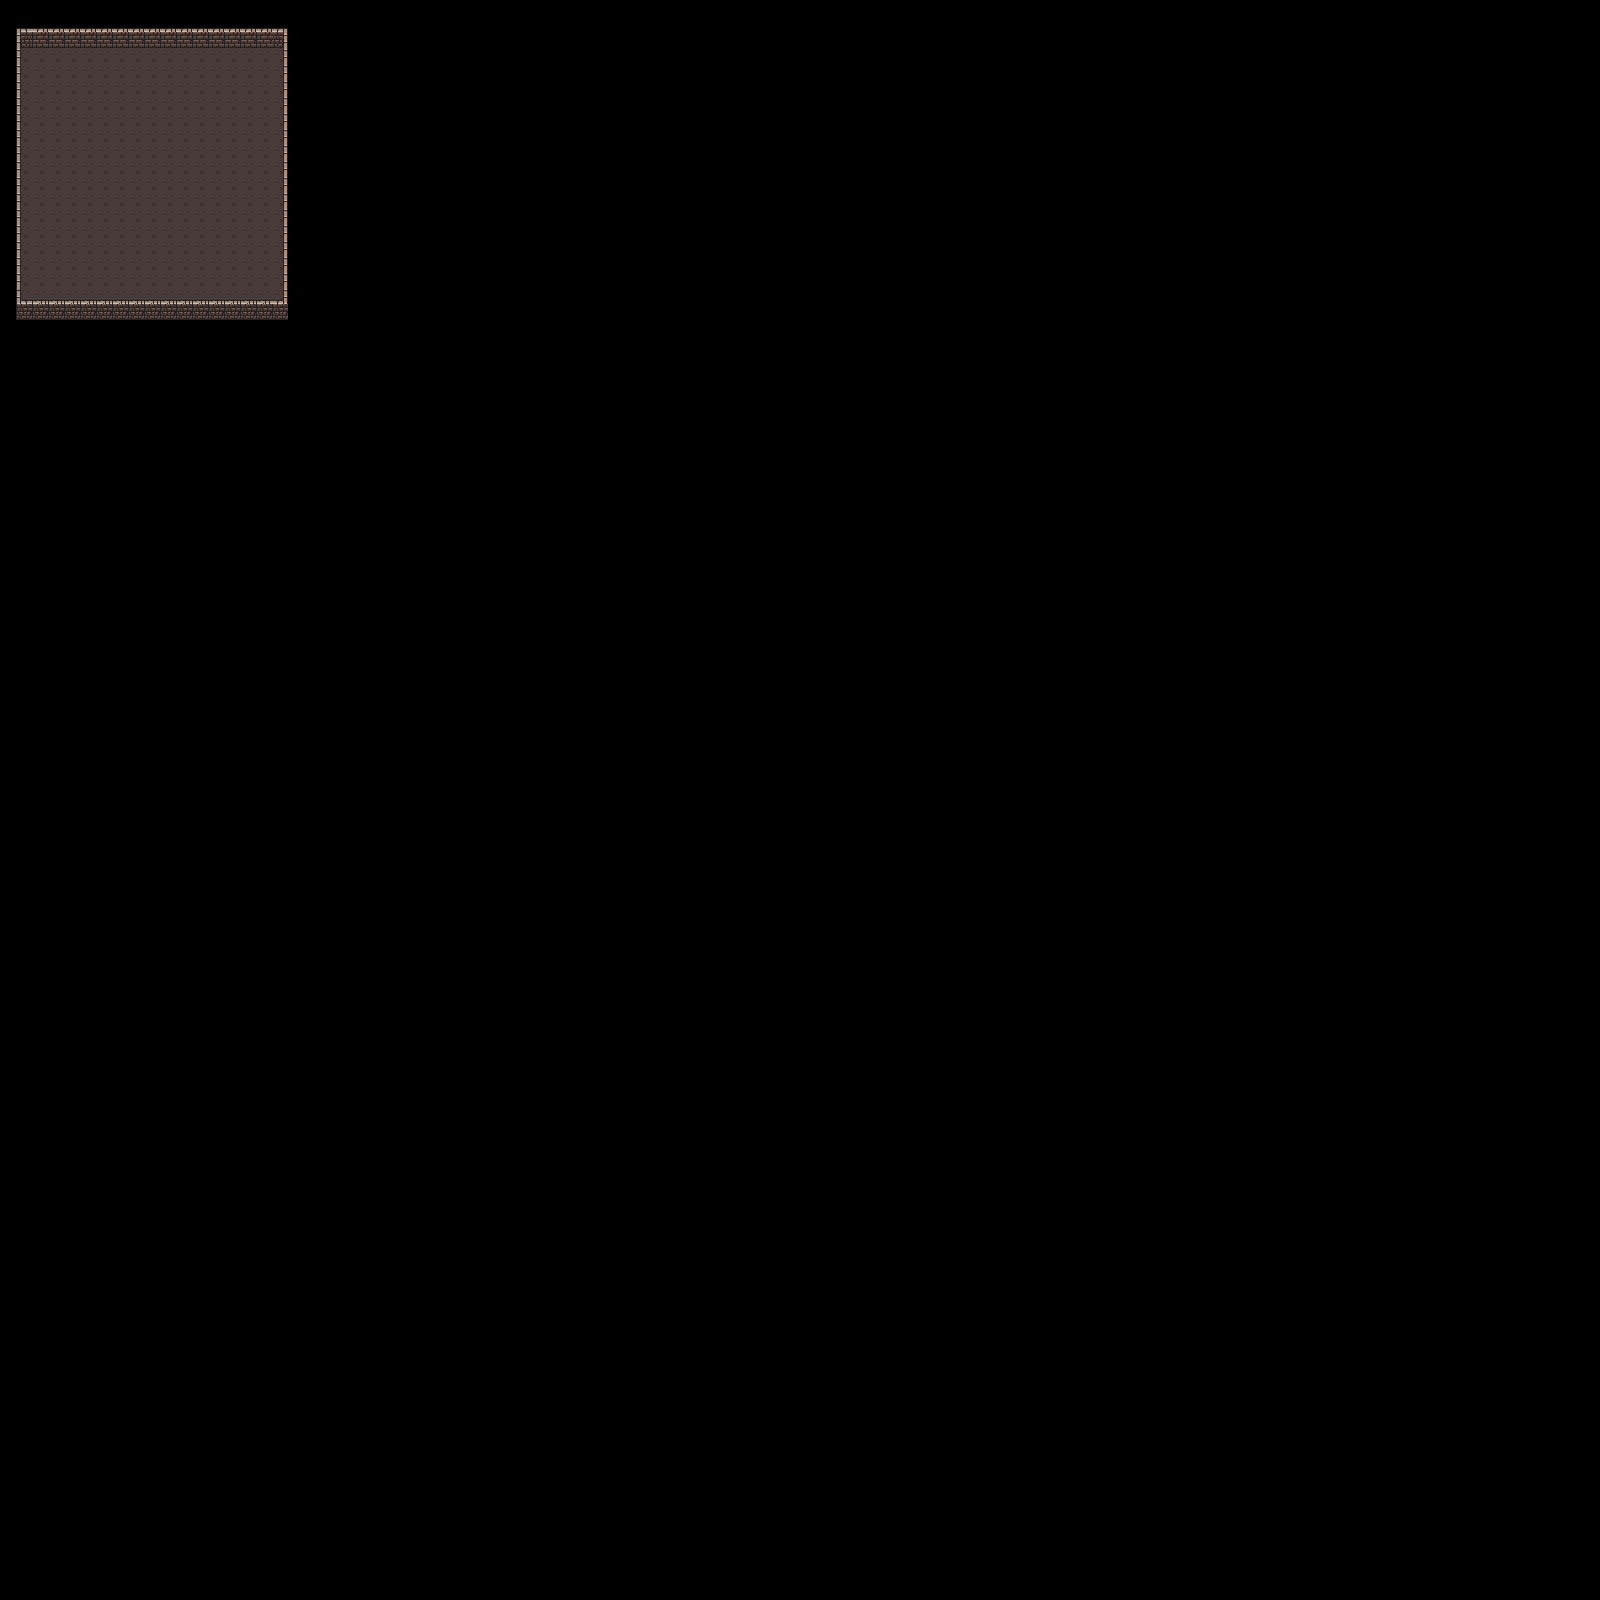

A level layout from a 2D game, rendered from its tile map. Below: a short description, then the map file with tile-grid data replaced by summaries:
An orthogonal 100x100 tile map with 16x16 px tiles, 2 tile layers (Ground, Walls).

<map version="1.5" tiledversion="1.5.0" orientation="orthogonal" renderorder="right-down" width="100" height="100" tilewidth="16" tileheight="16" infinite="0" nextlayerid="3" nextobjectid="1">
 <tileset firstgid="1" name="dungeon" tilewidth="16" tileheight="16" tilecount="160" columns="10">
  <image source="../public/tiles/dungeon_tiles.png" width="160" height="256" />
  <tile id="0">
   <properties>
    <property name="collides" type="bool" value="false" />
   </properties>
  </tile>
  <tile id="1">
   <properties>
    <property name="collides" type="bool" value="false" />
   </properties>
  </tile>
  <tile id="2">
   <properties>
    <property name="collides" type="bool" value="false" />
   </properties>
  </tile>
  <tile id="3">
   <properties>
    <property name="collides" type="bool" value="false" />
   </properties>
  </tile>
  <tile id="4">
   <properties>
    <property name="collides" type="bool" value="false" />
   </properties>
  </tile>
  <tile id="5">
   <properties>
    <property name="collides" type="bool" value="false" />
   </properties>
  </tile>
  <tile id="6">
   <properties>
    <property name="collides" type="bool" value="false" />
   </properties>
  </tile>
  <tile id="7">
   <properties>
    <property name="collides" type="bool" value="false" />
   </properties>
  </tile>
  <tile id="8">
   <properties>
    <property name="collides" type="bool" value="false" />
   </properties>
  </tile>
  <tile id="9">
   <properties>
    <property name="collides" type="bool" value="false" />
   </properties>
  </tile>
  <tile id="10">
   <properties>
    <property name="collides" type="bool" value="false" />
   </properties>
  </tile>
  <tile id="11">
   <properties>
    <property name="collides" type="bool" value="true" />
   </properties>
  </tile>
  <tile id="12">
   <properties>
    <property name="collides" type="bool" value="true" />
   </properties>
  </tile>
  <tile id="13">
   <properties>
    <property name="collides" type="bool" value="true" />
   </properties>
  </tile>
  <tile id="14">
   <properties>
    <property name="collides" type="bool" value="false" />
   </properties>
  </tile>
  <tile id="15">
   <properties>
    <property name="collides" type="bool" value="false" />
   </properties>
  </tile>
  <tile id="16">
   <properties>
    <property name="collides" type="bool" value="false" />
   </properties>
  </tile>
  <tile id="17">
   <properties>
    <property name="collides" type="bool" value="false" />
   </properties>
  </tile>
  <tile id="18">
   <properties>
    <property name="collides" type="bool" value="false" />
   </properties>
  </tile>
  <tile id="19">
   <properties>
    <property name="collides" type="bool" value="false" />
   </properties>
  </tile>
  <tile id="20">
   <properties>
    <property name="collides" type="bool" value="false" />
   </properties>
  </tile>
  <tile id="21">
   <properties>
    <property name="collides" type="bool" value="false" />
   </properties>
  </tile>
  <tile id="22">
   <properties>
    <property name="collides" type="bool" value="false" />
   </properties>
  </tile>
  <tile id="23">
   <properties>
    <property name="collides" type="bool" value="false" />
   </properties>
  </tile>
  <tile id="24">
   <properties>
    <property name="collides" type="bool" value="false" />
   </properties>
  </tile>
  <tile id="25">
   <properties>
    <property name="collides" type="bool" value="false" />
   </properties>
  </tile>
  <tile id="26">
   <properties>
    <property name="collides" type="bool" value="false" />
   </properties>
  </tile>
  <tile id="27">
   <properties>
    <property name="collides" type="bool" value="false" />
   </properties>
  </tile>
  <tile id="28">
   <properties>
    <property name="collides" type="bool" value="false" />
   </properties>
  </tile>
  <tile id="29">
   <properties>
    <property name="collides" type="bool" value="false" />
   </properties>
  </tile>
  <tile id="30">
   <properties>
    <property name="collides" type="bool" value="false" />
   </properties>
  </tile>
  <tile id="31">
   <properties>
    <property name="collides" type="bool" value="false" />
   </properties>
  </tile>
  <tile id="32">
   <properties>
    <property name="collides" type="bool" value="false" />
   </properties>
  </tile>
  <tile id="33">
   <properties>
    <property name="collides" type="bool" value="false" />
   </properties>
  </tile>
  <tile id="34">
   <properties>
    <property name="collides" type="bool" value="false" />
   </properties>
  </tile>
  <tile id="35">
   <properties>
    <property name="collides" type="bool" value="false" />
   </properties>
  </tile>
  <tile id="36">
   <properties>
    <property name="collides" type="bool" value="false" />
   </properties>
  </tile>
  <tile id="37">
   <properties>
    <property name="collides" type="bool" value="false" />
   </properties>
  </tile>
  <tile id="38">
   <properties>
    <property name="collides" type="bool" value="false" />
   </properties>
  </tile>
  <tile id="39">
   <properties>
    <property name="collides" type="bool" value="false" />
   </properties>
  </tile>
  <tile id="40">
   <properties>
    <property name="collides" type="bool" value="false" />
   </properties>
  </tile>
  <tile id="41">
   <properties>
    <property name="collides" type="bool" value="false" />
   </properties>
  </tile>
  <tile id="42">
   <properties>
    <property name="collides" type="bool" value="false" />
   </properties>
  </tile>
  <tile id="43">
   <properties>
    <property name="collides" type="bool" value="false" />
   </properties>
  </tile>
  <tile id="44">
   <properties>
    <property name="collides" type="bool" value="false" />
   </properties>
  </tile>
  <tile id="45">
   <properties>
    <property name="collides" type="bool" value="false" />
   </properties>
  </tile>
  <tile id="46">
   <properties>
    <property name="collides" type="bool" value="false" />
   </properties>
  </tile>
  <tile id="47">
   <properties>
    <property name="collides" type="bool" value="false" />
   </properties>
  </tile>
  <tile id="48">
   <properties>
    <property name="collides" type="bool" value="false" />
   </properties>
  </tile>
  <tile id="49">
   <properties>
    <property name="collides" type="bool" value="false" />
   </properties>
  </tile>
  <tile id="50">
   <properties>
    <property name="collides" type="bool" value="false" />
   </properties>
  </tile>
  <tile id="51">
   <properties>
    <property name="collides" type="bool" value="false" />
   </properties>
  </tile>
  <tile id="52">
   <properties>
    <property name="collides" type="bool" value="false" />
   </properties>
  </tile>
  <tile id="53">
   <properties>
    <property name="collides" type="bool" value="false" />
   </properties>
  </tile>
  <tile id="54">
   <properties>
    <property name="collides" type="bool" value="false" />
   </properties>
  </tile>
  <tile id="55">
   <properties>
    <property name="collides" type="bool" value="false" />
   </properties>
  </tile>
  <tile id="56">
   <properties>
    <property name="collides" type="bool" value="false" />
   </properties>
  </tile>
  <tile id="57">
   <properties>
    <property name="collides" type="bool" value="false" />
   </properties>
  </tile>
  <tile id="58">
   <properties>
    <property name="collides" type="bool" value="false" />
   </properties>
  </tile>
  <tile id="59">
   <properties>
    <property name="collides" type="bool" value="false" />
   </properties>
  </tile>
  <tile id="60">
   <properties>
    <property name="collides" type="bool" value="false" />
   </properties>
  </tile>
  <tile id="61">
   <properties>
    <property name="collides" type="bool" value="false" />
   </properties>
  </tile>
  <tile id="62">
   <properties>
    <property name="collides" type="bool" value="false" />
   </properties>
  </tile>
  <tile id="63">
   <properties>
    <property name="collides" type="bool" value="false" />
   </properties>
  </tile>
  <tile id="64">
   <properties>
    <property name="collides" type="bool" value="false" />
   </properties>
  </tile>
  <tile id="65">
   <properties>
    <property name="collides" type="bool" value="false" />
   </properties>
  </tile>
  <tile id="66">
   <properties>
    <property name="collides" type="bool" value="false" />
   </properties>
  </tile>
  <tile id="67">
   <properties>
    <property name="collides" type="bool" value="false" />
   </properties>
  </tile>
  <tile id="68">
   <properties>
    <property name="collides" type="bool" value="false" />
   </properties>
  </tile>
  <tile id="69">
   <properties>
    <property name="collides" type="bool" value="false" />
   </properties>
  </tile>
  <tile id="70">
   <properties>
    <property name="collides" type="bool" value="false" />
   </properties>
  </tile>
  <tile id="71">
   <properties>
    <property name="collides" type="bool" value="false" />
   </properties>
  </tile>
  <tile id="72">
   <properties>
    <property name="collides" type="bool" value="false" />
   </properties>
  </tile>
  <tile id="73">
   <properties>
    <property name="collides" type="bool" value="false" />
   </properties>
  </tile>
  <tile id="74">
   <properties>
    <property name="collides" type="bool" value="false" />
   </properties>
  </tile>
  <tile id="75">
   <properties>
    <property name="collides" type="bool" value="false" />
   </properties>
  </tile>
  <tile id="76">
   <properties>
    <property name="collides" type="bool" value="false" />
   </properties>
  </tile>
  <tile id="77">
   <properties>
    <property name="collides" type="bool" value="false" />
   </properties>
  </tile>
  <tile id="78">
   <properties>
    <property name="collides" type="bool" value="false" />
   </properties>
  </tile>
  <tile id="79">
   <properties>
    <property name="collides" type="bool" value="false" />
   </properties>
  </tile>
  <tile id="80">
   <properties>
    <property name="collides" type="bool" value="true" />
   </properties>
  </tile>
  <tile id="81">
   <properties>
    <property name="collides" type="bool" value="true" />
   </properties>
  </tile>
  <tile id="82">
   <properties>
    <property name="collides" type="bool" value="true" />
   </properties>
  </tile>
  <tile id="83">
   <properties>
    <property name="collides" type="bool" value="true" />
   </properties>
  </tile>
  <tile id="84">
   <properties>
    <property name="collides" type="bool" value="true" />
   </properties>
  </tile>
  <tile id="85">
   <properties>
    <property name="collides" type="bool" value="true" />
   </properties>
  </tile>
  <tile id="86">
   <properties>
    <property name="collides" type="bool" value="false" />
   </properties>
  </tile>
  <tile id="87">
   <properties>
    <property name="collides" type="bool" value="false" />
   </properties>
  </tile>
  <tile id="88">
   <properties>
    <property name="collides" type="bool" value="false" />
   </properties>
  </tile>
  <tile id="89">
   <properties>
    <property name="collides" type="bool" value="false" />
   </properties>
  </tile>
  <tile id="90">
   <properties>
    <property name="collides" type="bool" value="true" />
   </properties>
  </tile>
  <tile id="91">
   <properties>
    <property name="collides" type="bool" value="true" />
   </properties>
  </tile>
  <tile id="92">
   <properties>
    <property name="collides" type="bool" value="true" />
   </properties>
  </tile>
  <tile id="93">
   <properties>
    <property name="collides" type="bool" value="true" />
   </properties>
  </tile>
  <tile id="94">
   <properties>
    <property name="collides" type="bool" value="true" />
   </properties>
  </tile>
  <tile id="95">
   <properties>
    <property name="collides" type="bool" value="true" />
   </properties>
  </tile>
  <tile id="96">
   <properties>
    <property name="collides" type="bool" value="false" />
   </properties>
  </tile>
  <tile id="97">
   <properties>
    <property name="collides" type="bool" value="false" />
   </properties>
  </tile>
  <tile id="98">
   <properties>
    <property name="collides" type="bool" value="false" />
   </properties>
  </tile>
  <tile id="99">
   <properties>
    <property name="collides" type="bool" value="false" />
   </properties>
  </tile>
  <tile id="100">
   <properties>
    <property name="collides" type="bool" value="false" />
   </properties>
  </tile>
  <tile id="101">
   <properties>
    <property name="collides" type="bool" value="false" />
   </properties>
  </tile>
  <tile id="102">
   <properties>
    <property name="collides" type="bool" value="true" />
   </properties>
  </tile>
  <tile id="103">
   <properties>
    <property name="collides" type="bool" value="true" />
   </properties>
  </tile>
  <tile id="104">
   <properties>
    <property name="collides" type="bool" value="false" />
   </properties>
  </tile>
  <tile id="105">
   <properties>
    <property name="collides" type="bool" value="false" />
   </properties>
  </tile>
  <tile id="106">
   <properties>
    <property name="collides" type="bool" value="false" />
   </properties>
  </tile>
  <tile id="107">
   <properties>
    <property name="collides" type="bool" value="false" />
   </properties>
  </tile>
  <tile id="108">
   <properties>
    <property name="collides" type="bool" value="false" />
   </properties>
  </tile>
  <tile id="109">
   <properties>
    <property name="collides" type="bool" value="false" />
   </properties>
  </tile>
  <tile id="110">
   <properties>
    <property name="collides" type="bool" value="false" />
   </properties>
  </tile>
  <tile id="111">
   <properties>
    <property name="collides" type="bool" value="false" />
   </properties>
  </tile>
  <tile id="112">
   <properties>
    <property name="collides" type="bool" value="false" />
   </properties>
  </tile>
  <tile id="113">
   <properties>
    <property name="collides" type="bool" value="false" />
   </properties>
  </tile>
  <tile id="114">
   <properties>
    <property name="collides" type="bool" value="false" />
   </properties>
  </tile>
  <tile id="115">
   <properties>
    <property name="collides" type="bool" value="false" />
   </properties>
  </tile>
  <tile id="116">
   <properties>
    <property name="collides" type="bool" value="false" />
   </properties>
  </tile>
  <tile id="117">
   <properties>
    <property name="collides" type="bool" value="false" />
   </properties>
  </tile>
  <tile id="118">
   <properties>
    <property name="collides" type="bool" value="false" />
   </properties>
  </tile>
  <tile id="119">
   <properties>
    <property name="collides" type="bool" value="false" />
   </properties>
  </tile>
  <tile id="120">
   <properties>
    <property name="collides" type="bool" value="false" />
   </properties>
  </tile>
  <tile id="121">
   <properties>
    <property name="collides" type="bool" value="false" />
   </properties>
  </tile>
  <tile id="122">
   <properties>
    <property name="collides" type="bool" value="false" />
   </properties>
  </tile>
  <tile id="123">
   <properties>
    <property name="collides" type="bool" value="false" />
   </properties>
  </tile>
  <tile id="124">
   <properties>
    <property name="collides" type="bool" value="false" />
   </properties>
  </tile>
  <tile id="125">
   <properties>
    <property name="collides" type="bool" value="false" />
   </properties>
  </tile>
  <tile id="126">
   <properties>
    <property name="collides" type="bool" value="false" />
   </properties>
  </tile>
  <tile id="127">
   <properties>
    <property name="collides" type="bool" value="false" />
   </properties>
  </tile>
  <tile id="128">
   <properties>
    <property name="collides" type="bool" value="false" />
   </properties>
  </tile>
  <tile id="129">
   <properties>
    <property name="collides" type="bool" value="false" />
   </properties>
  </tile>
  <tile id="130">
   <properties>
    <property name="collides" type="bool" value="false" />
   </properties>
  </tile>
  <tile id="131">
   <properties>
    <property name="collides" type="bool" value="false" />
   </properties>
  </tile>
  <tile id="132">
   <properties>
    <property name="collides" type="bool" value="false" />
   </properties>
  </tile>
  <tile id="133">
   <properties>
    <property name="collides" type="bool" value="false" />
   </properties>
  </tile>
  <tile id="134">
   <properties>
    <property name="collides" type="bool" value="false" />
   </properties>
  </tile>
  <tile id="135">
   <properties>
    <property name="collides" type="bool" value="false" />
   </properties>
  </tile>
  <tile id="136">
   <properties>
    <property name="collides" type="bool" value="false" />
   </properties>
  </tile>
  <tile id="137">
   <properties>
    <property name="collides" type="bool" value="false" />
   </properties>
  </tile>
  <tile id="138">
   <properties>
    <property name="collides" type="bool" value="false" />
   </properties>
  </tile>
  <tile id="139">
   <properties>
    <property name="collides" type="bool" value="false" />
   </properties>
  </tile>
  <tile id="140">
   <properties>
    <property name="collides" type="bool" value="false" />
   </properties>
  </tile>
  <tile id="141">
   <properties>
    <property name="collides" type="bool" value="false" />
   </properties>
  </tile>
  <tile id="142">
   <properties>
    <property name="collides" type="bool" value="false" />
   </properties>
  </tile>
  <tile id="143">
   <properties>
    <property name="collides" type="bool" value="false" />
   </properties>
  </tile>
  <tile id="144">
   <properties>
    <property name="collides" type="bool" value="false" />
   </properties>
  </tile>
  <tile id="145">
   <properties>
    <property name="collides" type="bool" value="false" />
   </properties>
  </tile>
  <tile id="146">
   <properties>
    <property name="collides" type="bool" value="false" />
   </properties>
  </tile>
  <tile id="147">
   <properties>
    <property name="collides" type="bool" value="false" />
   </properties>
  </tile>
  <tile id="148">
   <properties>
    <property name="collides" type="bool" value="false" />
   </properties>
  </tile>
  <tile id="149">
   <properties>
    <property name="collides" type="bool" value="false" />
   </properties>
  </tile>
  <tile id="150">
   <properties>
    <property name="collides" type="bool" value="false" />
   </properties>
  </tile>
  <tile id="151">
   <properties>
    <property name="collides" type="bool" value="false" />
   </properties>
  </tile>
  <tile id="152">
   <properties>
    <property name="collides" type="bool" value="false" />
   </properties>
  </tile>
  <tile id="153">
   <properties>
    <property name="collides" type="bool" value="false" />
   </properties>
  </tile>
  <tile id="154">
   <properties>
    <property name="collides" type="bool" value="false" />
   </properties>
  </tile>
  <tile id="155">
   <properties>
    <property name="collides" type="bool" value="false" />
   </properties>
  </tile>
  <tile id="156">
   <properties>
    <property name="collides" type="bool" value="false" />
   </properties>
  </tile>
  <tile id="157">
   <properties>
    <property name="collides" type="bool" value="false" />
   </properties>
  </tile>
  <tile id="158">
   <properties>
    <property name="collides" type="bool" value="false" />
   </properties>
  </tile>
  <tile id="159">
   <properties>
    <property name="collides" type="bool" value="false" />
   </properties>
  </tile>
 </tileset>
 <layer id="2" name="Ground" width="100" height="100">
  <data>[10000 cells, 272 non-empty, 1 distinct tile ids]</data>
 </layer>
 <layer id="1" name="Walls" width="100" height="100" locked="1">
  <data>[10000 cells, 98 non-empty, 11 distinct tile ids]</data>
 </layer>
</map>
